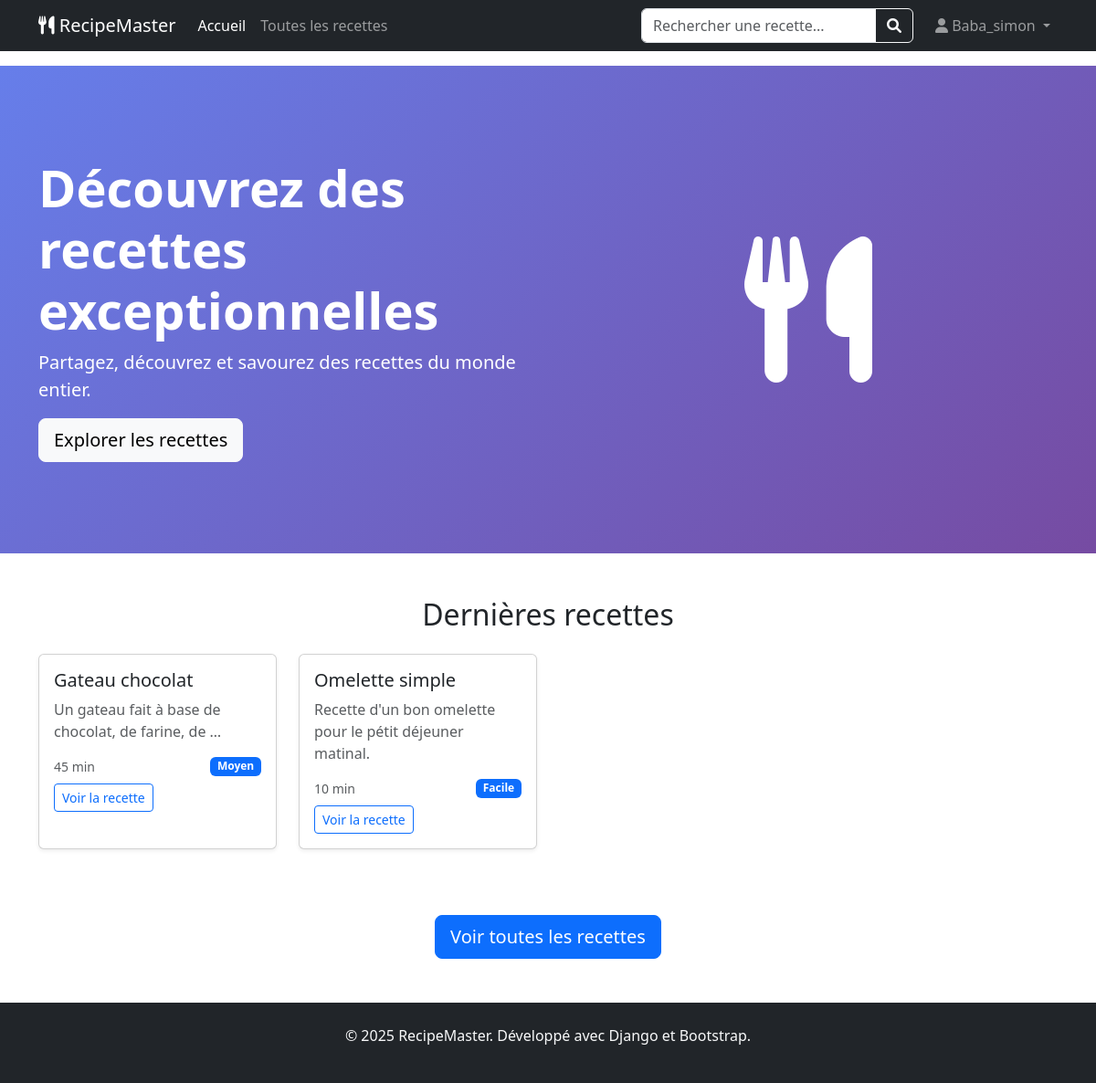
/ (signed in), run on the app's committed database.
### recipes/models.py (models this page shows, shortened)
class Recipe(models.Model):
    DIFFICULTE_CHOICES = [
        ('facile', 'Facile'),
        ('moyen', 'Moyen'),
        ('difficile', 'Difficile'),
    ]
    titre = models.CharField(
        max_length=100,
        unique=True,
        verbose_name="Titre de la recette"  # ✅ Correction orthographe
    )
    categorie = models.ForeignKey(
        Category,
        on_delete=models.SET_NULL,  # Si on supprime la catégorie, la recette garde sa catégorie vide
        null=True,
        blank=True,
        related_name='recettes',
        verbose_name='Catégorie'
    )
    description = models.TextField(  # ✅ TextField au lieu de CharField pour texte long
        max_length=1000,
        verbose_name='Description'
    )
    temps_preparation = models.PositiveIntegerField(  # ✅ Temps en minutes
        verbose_name="Temps de préparation (minutes)"
    )
    difficulte = models.CharField(
        max_length=20,
        choices=DIFFICULTE_CHOICES,
        default='moyen',
        verbose_name="Niveau de difficulté"
    )
    date_creation = models.DateTimeField(auto_now_add=True)
    date_modification = models.DateTimeField(auto_now=True)
    class Meta:
        verbose_name = 'Recette'  # ✅ Orthographe
        verbose_name_plural = 'Recettes'
        ordering = ['titre']  # ✅ Ordre par titre

### recipes/views.py (the view)
# urls.py: 2. Add a URL to urlpatterns:  path('', views.home, name='home')
def home(request):
    derniere_recettes = Recipe.objects.all().order_by('-date_creation')[:8]
    context = {
        'derniere_recettes': derniere_recettes,
    }
    return render(request, 'recipes/home.html', context)

### recipes/templates/recipes/home.html (shortened to what this page needs)
{% extends 'recipes/base.html' %}
{% block content %}
<section class="hero-section">
    <div class="container">
        <div class="row align-items-center">
            <div class="col-lg-6">
                <h1 class="display-4 fw-bold">Découvrez des recettes exceptionnelles</h1>
                <p class="lead">Partagez, découvrez et savourez des recettes du monde entier.</p>
                <a href="#recettes" class="btn btn-light btn-lg">Explorer les recettes</a>
            </div>
            <div class="col-lg-6 text-center">
                <i class="fas fa-utensils fa-10x"></i>
            </div>
        </div>
    </div>
</section>
<section id="recettes" class="py-5">
    <div class="container">
        <h2 class="text-center mb-4">Dernières recettes</h2>
        <div class="row g-4">
            {% for recipe in derniere_recettes %}
            <div class="col-md-6 col-lg-3">
                <div class="card recipe-card shadow-sm">
                    <div class="card-body">
                        <h5 class="card-title">{{ recipe.titre }}</h5>
                        <p class="card-text text-muted">{{ recipe.description|truncatewords:10 }}</p>
                        <div class="d-flex justify-content-between align-items-center">
                            <small class="text-muted">{{ recipe.temps_preparation }} min</small>
                            <span class="badge bg-primary">{{ recipe.difficulte|title }}</span>
                        </div>
                        <a href="{% url 'recipe_detail' recipe.id %}" class="btn btn-outline-primary btn-sm mt-2">
                            Voir la recette
                        </a>
                    </div>
                </div>
            </div>
            {% empty %}
            <div class="col-12 text-center">
                <p class="text-muted">Aucune recette pour le moment.</p>
            </div>
            {% endfor %}
        </div>
    </div>
</section>
<div class="text-center mt-4">
    <a href="{% url 'recipe_list' %}" class="btn btn-primary btn-lg">
         Voir toutes les recettes
    </a>
</div>
{% endblock %}

### recipes/templates/recipes/base.html (shortened to what this page needs)
<!DOCTYPE html>
<html lang="fr">
<head>
    <link href="https://cdn.jsdelivr.net/npm/bootstrap@5.3.0/dist/css/bootstrap.min.css" rel="stylesheet">
    <link rel="stylesheet" href="https://cdnjs.cloudflare.com/ajax/libs/font-awesome/6.0.0/css/all.min.css">
</head>
<body>
    <nav class="navbar navbar-expand-lg navbar-dark bg-dark">
    <div class="container">
        <a class="navbar-brand" href="{% url 'home' %}">
            <i class="fas fa-utensils"></i> RecipeMaster
        </a>
        <div class="collapse navbar-collapse" id="navbarContent">
            <ul class="navbar-nav me-auto">
                <li class="nav-item">
                    <a class="nav-link active" href="{% url 'home' %}">Accueil</a>
                </li>
                <li class="nav-item">
                    <a class="nav-link" href="{% url 'recipe_list' %}">Toutes les recettes</a>
                </li>
            </ul>
            <form class="d-flex me-3 my-2 my-lg-0" action="{% url 'recipe_search' %}" method="GET">
                <div class="input-group">
                    <input type="text"
                           name="q"
                           class="form-control"
                           placeholder="Rechercher une recette..."
                           aria-label="Rechercher"
                           value="{{ request.GET.q }}">
                    <button class="btn btn-outline-light" type="submit">
                        <i class="fas fa-search"></i>
                    </button>
                </div>
            </form>
            <div class="navbar-nav">
                {% if user.is_authenticated %}
                <div class="nav-item dropdown">
                    <a class="nav-link dropdown-toggle" href="#" role="button" data-bs-toggle="dropdown">
                        <i class="fas fa-user"></i> {{ user.username }}
                    </a>
                </div>
                {% else %}
                <a class="nav-link" href="{% url 'login' %}"><i class="fas fa-user"></i> Connexion</a>
                <a class="nav-link" href="{% url 'register' %}"><i class="fas fa-user-plus"></i> Inscription</a>
                {% endif %}
            </div>
        </div>
    </div>
    </nav>
    <main>
        {% block content %}
        {% endblock %}
    </main>
    <footer class="bg-dark text-light py-4 mt-5">
        <div class="container text-center">
            <p>&copy; 2025 RecipeMaster. Développé avec Django et Bootstrap.</p>
        </div>
    </footer>
</body>
</html>

### recipes/templates/recipes/base.html (style rules this page uses)
.hero-section { background: linear-gradient(135deg, #667eea 0%, #764ba2 100%); color: white; padding: 100px 0; }
.recipe-card { transition: transform 0.3s ease; height: 100%; }

### data on the page
Recipe: titre "Gateau chocolat", description "Un gateau fait à base de chocolat, de farine, de …", temps_preparation "45", difficulte "Moyen"
Recipe: titre "Omelette simple", description "Recette d'un bon omelette pour le pétit déjeuner matinal.", temps_preparation "10", difficulte "Facile"

### other printed values
{{ user.username }} "Baba_simon"
